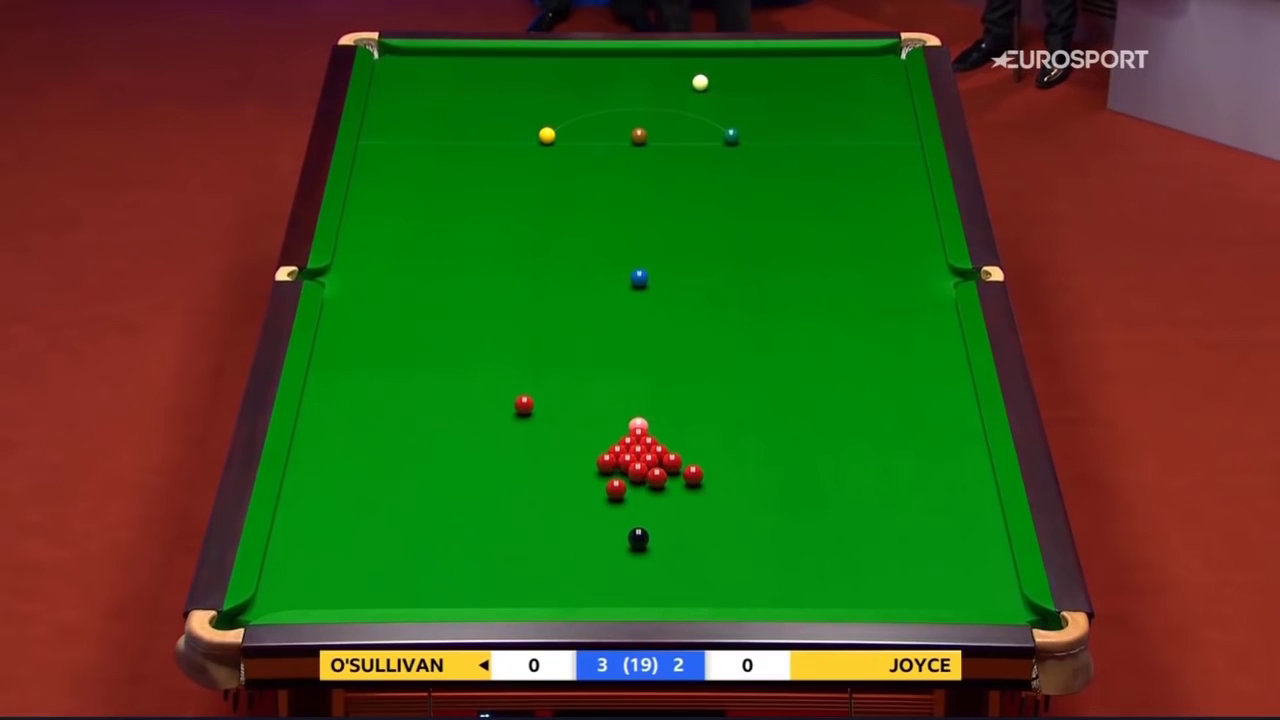
#> input picture Computer Vision and Pattern Recognition/project/data/WSC sample.png, 1280 x 720 px, found by its file name
$ jupyter execute old.ipynb
#> lines starting #> are read from the running program, lines starting #| are printed output that depends on the picture; after the words box and inside, x2 and y2 are one past the last pixel; in counts of white or black regions, pixels touching at a corner belong together
#> further down, image_o is the input picture: shape (720, 1280, 3); mean B, G, R 26.8, 82.3, 64.4
# Libraries

[cell 1]
import cv2
import matplotlib.pyplot as plt
import numpy as np
from tqdm.notebook import tqdm
import math
from scipy.ndimage import convolve
from scipy.linalg import null_space
import pickle

# Functions

[cell 2]
# [37 lines left out: function get_bgr_frequencies, not called in this run]

def get_hsi_frequencies(image):
    """
    Calculates the frequency of each color intensity level (0-255) for the blue, green, and red channels in a given image.

    Parameters:
    image (list of list of [int, int, int]): A 2D list or array of pixels, where each pixel is represented as a list
                                             or tuple of three integers [B, G, R]. Each integer should be in the range
                                             0-255, representing the intensity of the blue, green, and red channels,
                                             respectively.

    Returns:
    dict: A dictionary containing three keys: 'red', 'green', and 'blue'. Each key maps to a list of 256 integers.
          The value at index `i` in these lists represents the frequency of the intensity level `i` for that particular
          color channel in the image.
          - hist['red'][i]: Frequency of red intensity level `i`
          - hist['green'][i]: Frequency of green intensity level `i`
          - hist['blue'][i]: Frequency of blue intensity level `i`

    Example:
    >>> image = [
    ...     [[0, 0, 0], [255, 255, 255], [127, 127, 127]],
    ...     [[0, 0, 0], [255, 0, 0], [0, 255, 0]],
    ...     [[0, 0, 255], [255, 255, 0], [0, 255, 255]]
    ... ]
    >>> histogram = get_bgr_frequencies(image)
    >>> print(histogram['red'][255])   # Output: 2 (2 pixels have red intensity 255)
    >>> print(histogram['green'][255]) # Output: 4 (4 pixels have green intensity 255)
    >>> print(histogram['blue'][255])  # Output: 3 (3 pixels have blue intensity 255)
    """
    hist = {'hue': [0] * 360, 'saturation': [0] * 101, 'intensity': [0] * 101}
    for row in image:
        for pixel in row:
            hist['hue'][int(pixel[0])-1] += 1
            hist['saturation'][int(pixel[1] * 101)-1] += 1
            hist['intensity'][int(pixel[2] * 101)-1] += 1
    return hist

# [30 lines left out: function plot_rgb_freq, not called in this run]


def plot_hsi_freq(freqs, save=False, save_path_name=None):
    """
    Plots the frequency of each hue, saturation, and intensity level.

    Parameters:
    freqs (dict): A dictionary containing three keys: 'hue', 'saturation', and 'intensity'.
                  - 'hue' maps to a list of 256 integers representing the frequency of each hue level.
                  - 'saturation' maps to a list of 101 integers representing the frequency of each saturation level.
                  - 'intensity' maps to a list of 101 integers representing the frequency of each intensity level.
    save (bool): A flag indicating whether to save the plot as an image file. Default is False.
    save_path_name (str): The path and filename where the plot should be saved if save is True. Default is None.

    Returns:
    None

    Example:
    >>> freqs = {
    ...     'hue': [0] * 256,
    ...     'saturation': [0] * 101,
    ...     'intensity': [0] * 101
    ... }
    >>> # Assume freqs is populated with actual frequency data
    >>> plot_hsi_freq(freqs, save=True, save_path_name='hsi_histogram.png')
    """

    fig = plt.figure(figsize=(10, 10))
    gs = fig.add_gridspec(2, 2)
    ax1 = fig.add_subplot(gs[0, :])
    ax2 = fig.add_subplot(gs[1, 0])
    ax3 = fig.add_subplot(gs[1, 1])

    cm_hue = plt.get_cmap('hsv')
    for i in range(256):
        ax1.bar(i, freqs['hue'][i], color=cm_hue(i/360))
    ax1.set_title('Hue')
    ax1.set_xticks(np.arange(0, 360, 18))

    for i in range(101):
        ax2.bar(i, freqs['saturation'][i], color='black')
        ax3.bar(i, freqs['intensity'][i], color='black')

    ax2.set_title('Saturation')
    ax2.set_xlabel('Saturation in 100 bins')
    ax2.set_ylabel('Frequency')

    ax3.set_title('Intensity')
    ax3.set_xlabel('Intensity in 100 bins')
    ax3.set_ylabel('Frequency')

    plt.show()
    if save:
        assert save_path_name is not None, "Please provide a name for the file"
        plt.savefig(save_path_name)
    plt.close()

# [33 lines left out: function histo_mse, not called in this run]

def bgr_to_hsi(bgr_image):
    """
    Converts an image from BGR color space to HSI (Hue, Saturation, Intensity) color space.

    Parameters:
    bgr_image (numpy.ndarray): A 3D numpy array representing the image in BGR format, with shape (height, width, 3).

    Returns:
    numpy.ndarray: A 3D numpy array representing the image in HSI format, with shape (height, width, 3). The three channels are:
                   - H: Hue, in degrees [0, 360)
                   - S: Saturation, in range [0, 1]
                   - I: Intensity, in range [0, 1]

    Example:
    >>> import cv2
    >>> bgr_image = cv2.imread('example.jpg')
    >>> hsi_image = bgr_to_hsi(bgr_image)
    """

    with np.errstate(divide='ignore', invalid='ignore'):
        B,G,R = np.squeeze(bgr_image[...,0]), np.squeeze(bgr_image[...,1]), np.squeeze(bgr_image[...,2])
        sum_rgb = R + G + B
        b,g,r = B/255, G/255, R/255

        I = (b + g + r) / 3
        indexes = sum_rgb != 0
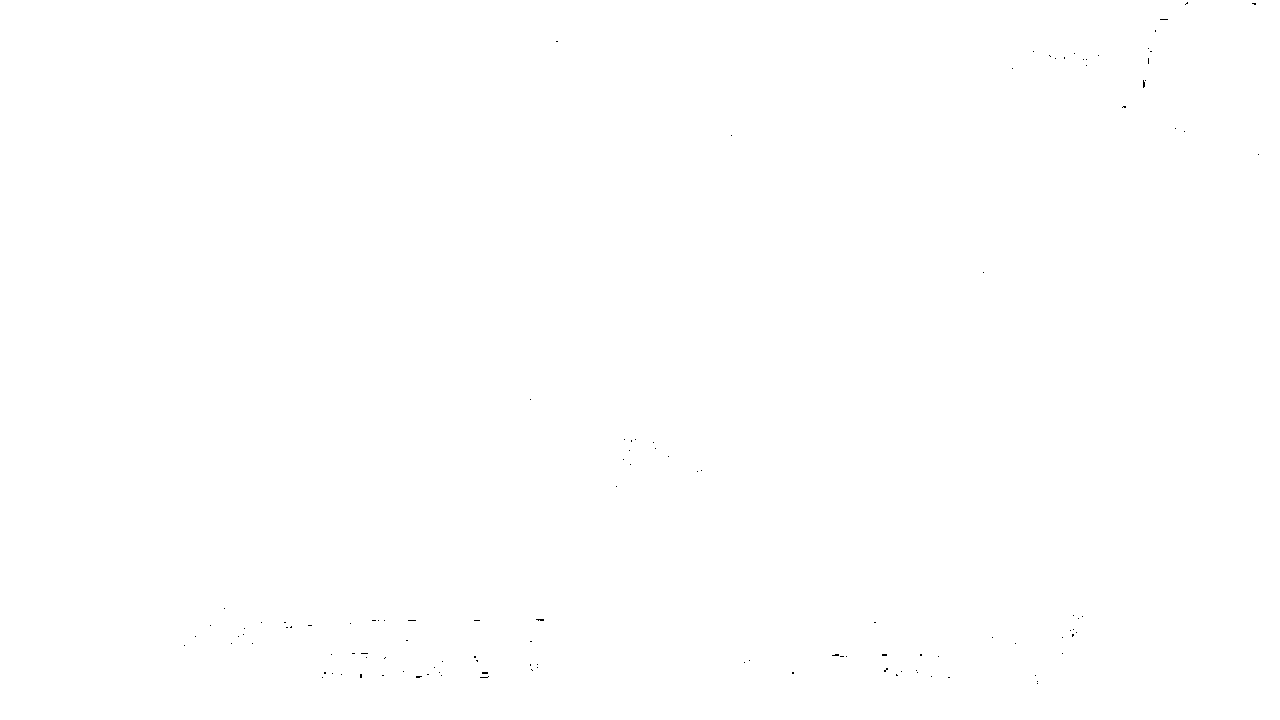
#> indexes: shape (720, 1280) bool; 100% white; black in thin lines or dots, all inside (x1, y1, x2, y2) = (184, 2, 1259, 684)
        ri = r[indexes]
        gi = g[indexes]
        bi = b[indexes]

        H = np.zeros_like(I)
        H[indexes] = np.arccos(0.5 * (2*ri-gi-bi) / np.sqrt((ri-gi)**2 + (ri-bi)*(gi-bi)))
        H[(R == G) & (G == B)] = 0
#> H: shape (720, 1280) float64; 0.19% of the values are NaN or infinite; the others: min 0, max 3.14, mean 1.08
        H = np.nan_to_num(H)
        bg_indexes = b>g
#> bg_indexes: shape (720, 1280) bool; 17.2% white; 81 white regions (51 under 20 px), largest, box (x1, y1, x2, y2) and area: (0, 0, 898, 274) 52666, (926, 0, 1280, 622) 49909, (2, 624, 1280, 720) 41035
        H[bg_indexes] = 2*np.pi - H[bg_indexes]
#> H: shape (720, 1280) float64; min 0, max 6.28, mean 1.97
        H = np.degrees(H)

        S = np.zeros_like(I)
        S[indexes] = (1 - np.minimum(np.minimum(ri,gi),bi)/I[indexes])

        return np.dstack((H,S,I))


def hsi_to_bgr(hsi_image):
    """
    Converts an image from HSI (Hue, Saturation, Intensity) color space to BGR color space.

    Parameters:
    hsi_image (numpy.ndarray): A 3D numpy array representing the image in HSI format, with shape (height, width, 3).
                               The three channels are:
                               - H: Hue, in degrees [0, 360)
                               - S: Saturation, in range [0, 1]
                               - I: Intensity, in range [0, 1]

    Returns:
    numpy.ndarray: A 3D numpy array representing the image in BGR format, with shape (height, width, 3). The three channels are:
                   - B: Blue, in range [0, 255]
                   - G: Green, in range [0, 255]
                   - R: Red, in range [0, 255]

    Example:
    >>> import numpy as np
    >>> hsi_image = np.random.rand(100, 100, 3) * [360, 1, 1]
    >>> bgr_image = hsi_to_bgr(hsi_image)
    """

    with np.errstate(divide='ignore', invalid='ignore'):
        H,S,I = np.squeeze(hsi_image[...,0]), np.squeeze(hsi_image[...,1]), np.squeeze(hsi_image[...,2])
        R,G,B = np.zeros_like(I), np.zeros_like(I), np.zeros_like(I)

        ind120 = H < 120
#> ind120: shape (720, 1280) bool; 40.3% white; 266 white regions (205 under 20 px), largest, box (x1, y1, x2, y2) and area: (0, 0, 1052, 720) 180317, (264, 34, 1280, 718) 164415, (276, 686, 950, 718) 13559
        ind240 = (H >= 120) & (H < 240)
#> ind240: shape (720, 1280) bool; 43.2% white; 53 white regions (39 under 20 px), largest, box (x1, y1, x2, y2) and area: (220, 40, 1058, 628) 392358, (572, 648, 710, 684) 4504, (554, 716, 720, 720) 340
        ind360 = (H >= 240)
#> ind360: shape (720, 1280) bool; 16.5% white; 81 white regions (52 under 20 px), largest, box (x1, y1, x2, y2) and area: (0, 0, 898, 274) 52210, (926, 0, 1280, 622) 49853, (2, 624, 1280, 720) 35994

        H = np.radians(H)

        B[ind120] = (I*(1-S))[ind120]
        R[ind120] = (I*(1+(S*np.cos(H)/np.cos(np.pi/3-H))))[ind120]
        G[ind120] = (3*I-(R+B))[ind120]

        H[ind240] = (H-np.radians(120))[ind240]

        R[ind240] = (I*(1-S))[ind240]
        G[ind240] = (I*(1+S*np.cos(H)/np.cos(np.pi/3-H)))[ind240]

        H[ind360] = (H-np.radians(240))[ind360]
#> H: shape (720, 1280) float64; min 0, max 2.09, mean 0.375

        G[ind360] = (I*(1-S))[ind360]
#> G: shape (720, 1280) float64; min 0, max 1, mean 0.323
        B[ind360] = (I*(1+S*np.cos(H)/np.cos(np.pi/3-H)))[ind360]
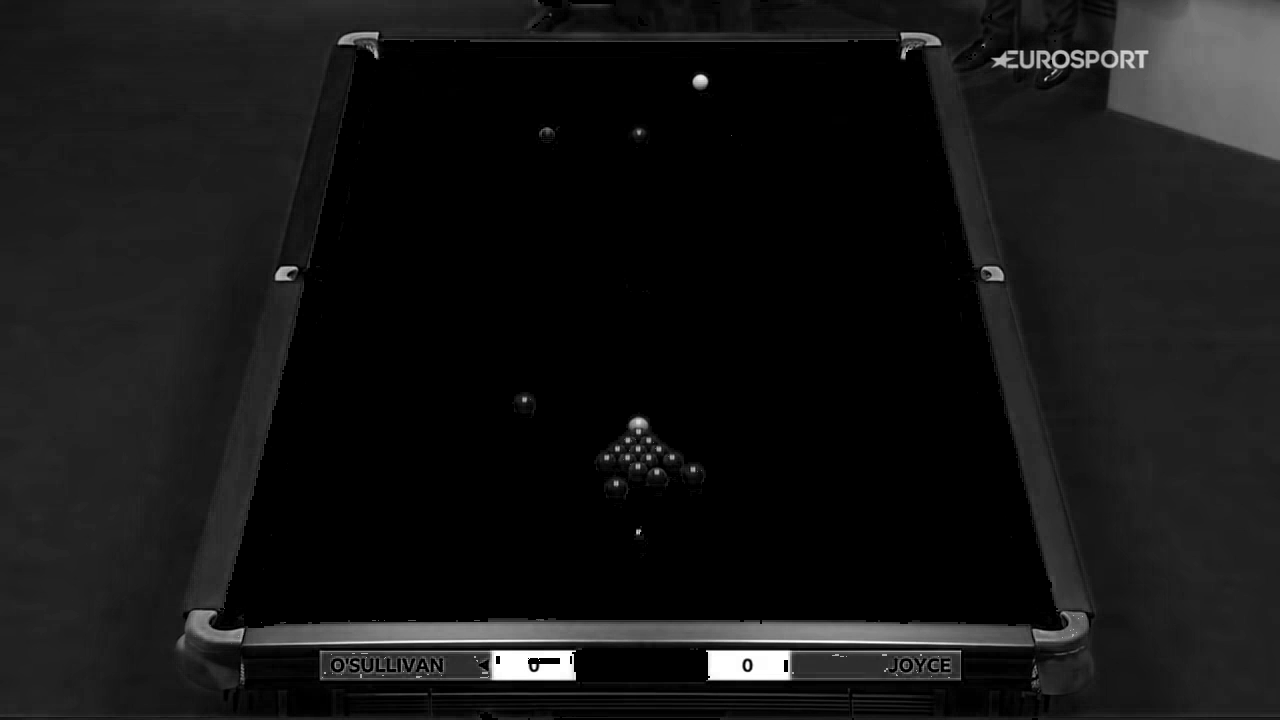
#> B: shape (720, 1280) float64; min 0, max 1, mean 0.0847
        R[ind360] = (3*I-(G+B))[ind360]
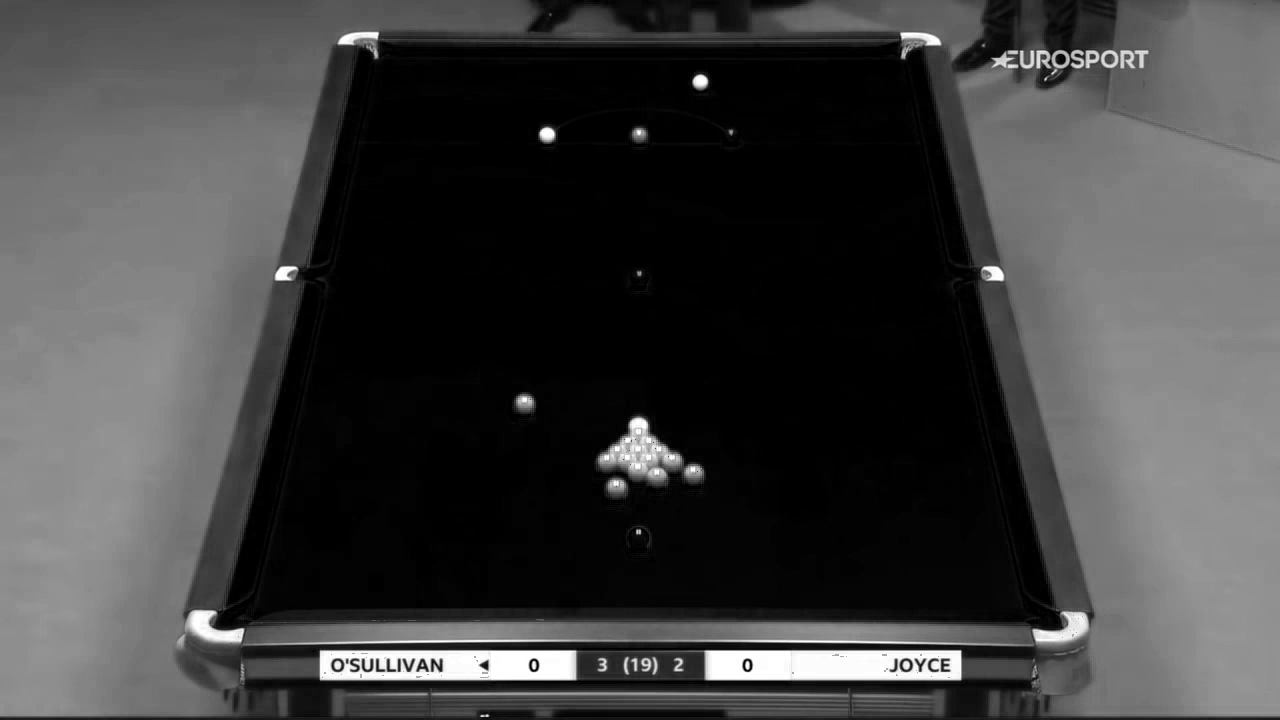
#> R: shape (720, 1280) float64; min 0, max 1, mean 0.253

        R, G, B = np.clip(R, 0, 1) * 255, np.clip(G, 0, 1) * 255, np.clip(B, 0, 1) * 255
        return np.dstack((B,G,R)).astype('uint8')


def show_bgr_image(image, grayscale=False):
    """
    Displays a BGR image.

    Parameters:
    image (numpy.ndarray): A BGR image represented as a 3D numpy array with shape (height, width, 3).
    grayscale (bool): A flag indicating whether the image should be displayed in grayscale. Default is False.

    Returns:
    None

    Example:
    >>> import cv2
    >>> image = cv2.imread('example.jpg')
    >>> show_bgr_image(image)
    """

    if grayscale:
        plt.imshow(image, cmap='gray')
    else:
        plt.imshow(cv2.cvtColor(image, cv2.COLOR_BGR2RGB))

# [404 lines left out: functions get_gray_scale, is_frame_close, apply_gaussian_filter, threshold, hysteresis, sobel_operate and 5 more, not called in this run]

[cell 3]
# [254 lines left out: functions compute_pre_mask, get_components, get_balls_position_and_color, find_intersection, get_3d_point_at_quota_given_2d, referance_mapping and 1 more, not called in this run]

# 1. Video Filtering

## Conversion to HSI and plotting of frequencies regarding Hue, Saturation and Intensity

[cell 4]
image_o = cv2.imread('./data/WSC sample.png')
image = image_o.copy()
show_bgr_image(image)

### Sanity check for HSI and BGR conversion functions

[cell 5]
show_bgr_image(hsi_to_bgr(bgr_to_hsi(image)))

[cell 6]
hsi_image = bgr_to_hsi(image)
hsi_freqs = get_hsi_frequencies(hsi_image)
#> after the loop in get_hsi_frequencies, `for row in image:`: hist = 3 items
#> hsi_freqs = 3 items
plot_hsi_freq(hsi_freqs)

## We can see that values of hue between 100 and 130 provide a good threshold to filter out the top of the table

[cell 7]
hue = hsi_image[...,0]
table = (hue > 100) & (hue < 130)
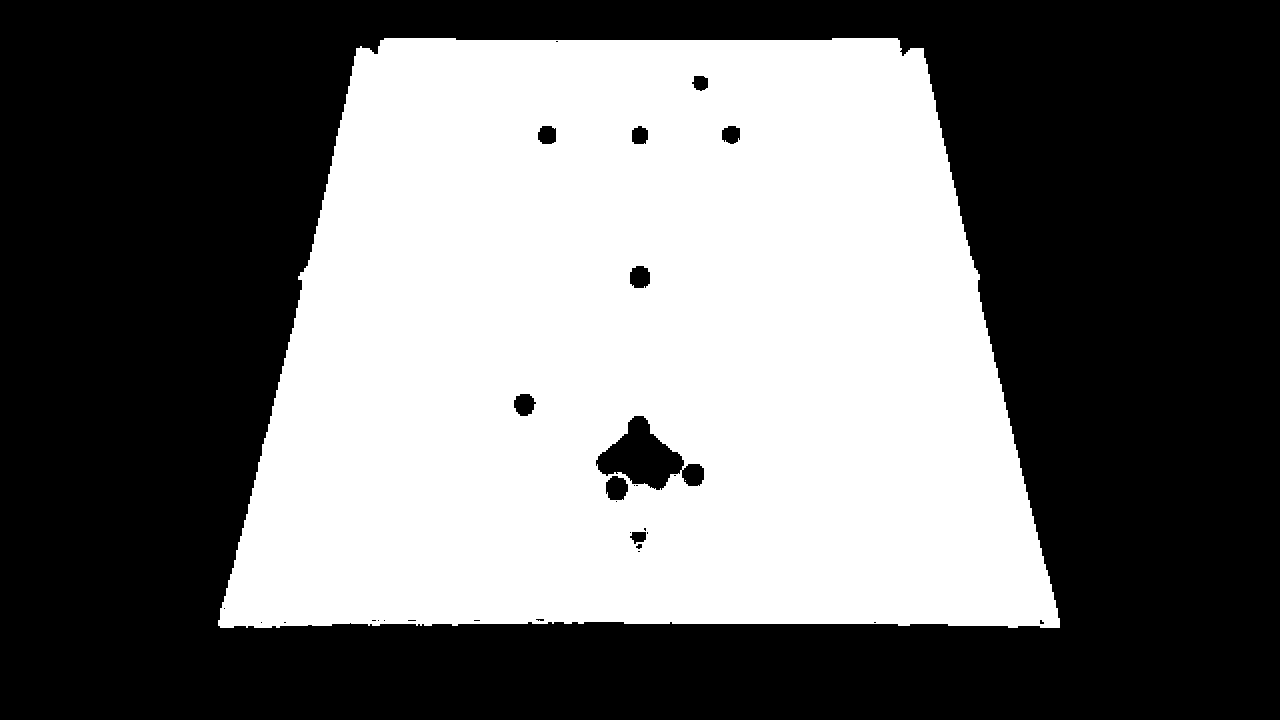
#> table: shape (720, 1280) bool; 43.7% white; 2 white regions (1 under 20 px), largest, box (x1, y1, x2, y2) and area: (218, 38, 1060, 628) 402340
filtered = np.zeros_like(image)
filtered[table] = [255,255,255]
show_bgr_image(filtered)
